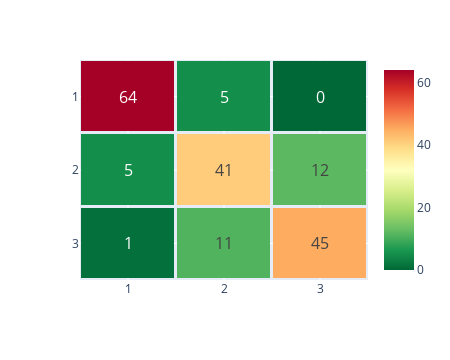

Notebook code cell kept with this figure:
### Code cell
heatmap_plotly(pd.DataFrame(confusion_matrix(testY, result_SVC)))

### Figure 1 — Plotly figure (JSON) as saved in the notebook; plotly's stock layout.template omitted (floating-point values rounded to 4 significant figures)
{"data": [{"coloraxis": "coloraxis", "hovertemplate": "x: %{x}<br>y: %{y}<br>color: %{z}<extra></extra>", "name": "0", "textfont": {"size": 16}, "texttemplate": "%{z}", "type": "heatmap", "x": ["1", "2", "3"], "xaxis": "x", "xgap": 3, "y": ["1", "2", "3"], "yaxis": "y", "ygap": 3, "z": [[64, 5, 0], [5, 41, 12], [1, 11, 45]]}], "layout": {"coloraxis": {"colorscale": [[0, "rgb(0,104,55)"], [0.1, "rgb(26,152,80)"], [0.2, "rgb(102,189,99)"], [0.3, "rgb(166,217,106)"], [0.4, "rgb(217,239,139)"], [0.5, "rgb(255,255,191)"], [0.6, "rgb(254,224,139)"], [0.7, "rgb(253,174,97)"], [0.8, "rgb(244,109,67)"], [0.9, "rgb(215,48,39)"], [1, "rgb(165,0,38)"]]}, "height": 360, "margin": {"t": 60}, "width": 450, "xaxis": {"anchor": "y", "domain": [0, 1]}, "yaxis": {"anchor": "x", "autorange": "reversed", "domain": [0, 1]}}}
